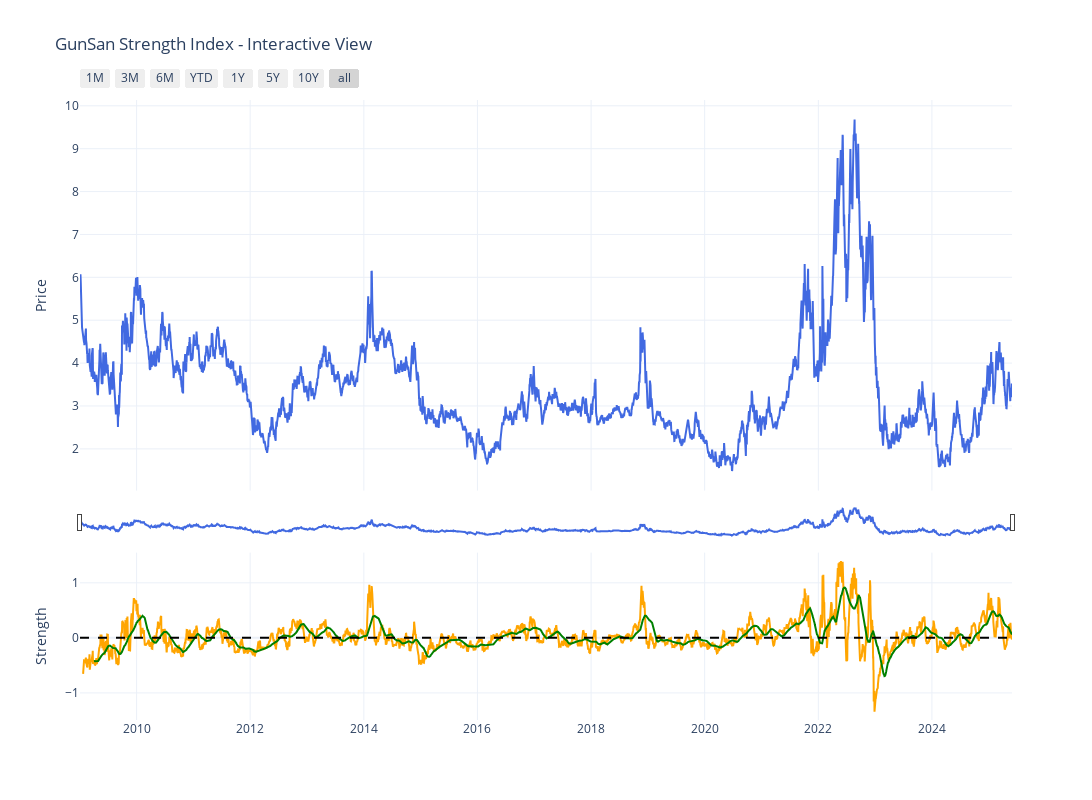

Here is the notebook cell this chart was saved with:
### Code cell
# Plot the result
plot_gunsan_strength(result)

### Figure 1 — Plotly figure (JSON) as saved in the notebook; plotly's stock layout.template omitted (floating-point values rounded to 4 significant figures; data arrays with more than 128 entries replaced by an {"elided": "..."} marker saying what was removed)
{"data": [{"line": {"color": "royalblue"}, "mode": "lines", "name": "Close Price", "type": "scatter", "x": {"elided": "4128 str values"}, "xaxis": "x", "y": {"elided": "4128 float values"}, "yaxis": "y"}, {"line": {"color": "orange"}, "mode": "lines", "name": "Technical Strength", "type": "scatter", "x": {"elided": "4128 str values"}, "xaxis": "x2", "y": {"elided": "4128 float values"}, "yaxis": "y2"}, {"line": {"color": "green"}, "mode": "lines", "name": "Signal Line", "type": "scatter", "x": {"elided": "4128 str values"}, "xaxis": "x2", "y": {"elided": "4128 float values"}, "yaxis": "y2"}, {"line": {"color": "black", "dash": "dash"}, "mode": "lines", "name": "Zero Line", "showlegend": false, "type": "scatter", "x": {"elided": "4128 str values"}, "xaxis": "x2", "y": {"elided": "4128 int values"}, "yaxis": "y2"}], "layout": {"height": 800, "hovermode": "x unified", "hoversubplots": "axis", "legend": {"orientation": "h", "x": 0.5, "xanchor": "center", "y": -0.3, "yanchor": "bottom"}, "showlegend": false, "title": {"text": "GunSan Strength Index - Interactive View"}, "width": 1600, "xaxis": {"anchor": "y", "domain": [0, 1], "matches": "x2", "rangeselector": {"buttons": [{"count": 1, "label": "1M", "step": "month", "stepmode": "backward"}, {"count": 3, "label": "3M", "step": "month", "stepmode": "backward"}, {"count": 6, "label": "6M", "step": "month", "stepmode": "backward"}, {"count": 1, "label": "YTD", "step": "year", "stepmode": "todate"}, {"count": 1, "label": "1Y", "step": "year", "stepmode": "backward"}, {"count": 5, "label": "5Y", "step": "year", "stepmode": "backward"}, {"count": 10, "label": "10Y", "step": "year", "stepmode": "backward"}, {"step": "all"}]}, "rangeslider": {"thickness": 0.05, "visible": true}, "showticklabels": false, "type": "date"}, "xaxis2": {"anchor": "y2", "domain": [0, 1], "matches": "x", "type": "date"}, "yaxis": {"anchor": "x", "domain": [0.37, 1], "title": {"text": "Price"}}, "yaxis2": {"anchor": "x2", "domain": [0, 0.27], "title": {"text": "Strength"}}}}
